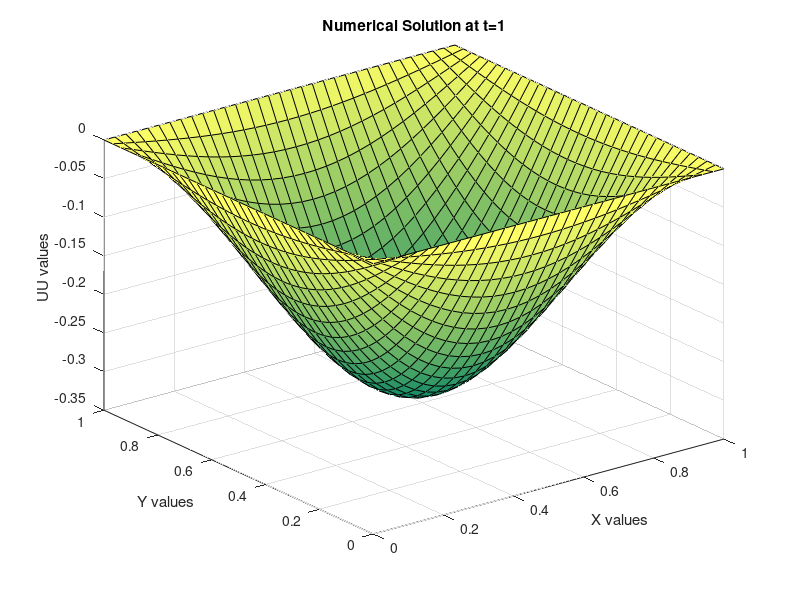
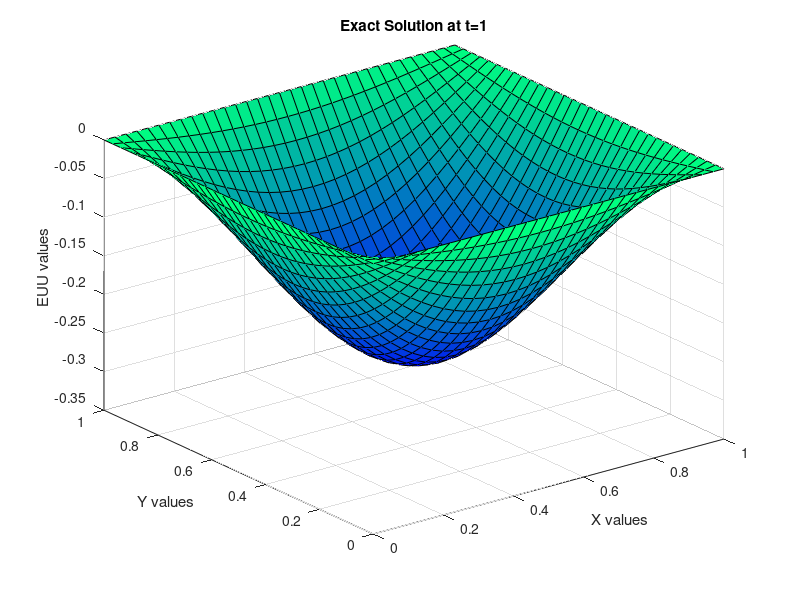

Here is the MATLAB script that generated these plots, in order:
%--------------------------------
%Name= Kshitij Bahukhandi
%Roll NO.= SAU/AM(M)/2022/06
%LAB:- 21
%SOUTH ASIAN UNIVERSITY
% Numerical Solution of 2D Wave Equation - ADI Method of O(k2+h2)
% Unconditionally Stable
% Utt=Uxx+Uyy, % U(x,y,t)=cos(sqrt(2)*pi*t)*sin(pi*x)*sin(pi*y)
%-----------------------------
  clear all;  % clear all variables in memory
  P=1.6;
  GAMA=0.5;
  P0=-GAMA*P*P;
  LL=32;   % LL=16, LL=32, Ll=64
  MM=LL;
  JJ=20;  % JJ=20, JJ=40, JJ=80,  %Solution at t=1 
  H=1.0/LL;
  K=P*H;
  disp('Numerical Solution of 2D Wave Equation - ADI Method');
  disp('    ');
  fprintf('LL=%4.2f, K=%6.4f, P=%6.2f \n',LL,K,P);
  disp('  ');
  % Dimensions
  X=zeros(1,LL+1);Y=zeros(1,MM+1); T=zeros(1,JJ+1); 
  SUB=zeros(1,LL+1);DIAG=zeros(1,LL+1);SUP=zeros(1,LL+1);RH=zeros(1,LL+1);
  U=zeros(LL+1,MM+1,JJ+1);EU=zeros(LL+1,MM+1,JJ+1);US=zeros(LL+1,MM+1);
  NU=zeros(LL+1,MM+1,JJ+1);
  % Formation of Nodal Points
    for L=1:LL+1
        for M=1:MM+1
            for J=1:JJ+1
                X(L)=(L-1)*H;
                Y(M)=(M-1)*H;
                T(J)=(J-1)*K; 
            end
        end      
    end 
    % Exact Solution & RHS function
    for L=1:LL+1
        for M=1:MM+1
            for J=1:JJ+1
                EU(L,M,J)=cos(sqrt(2)*pi*T(J))*sin(pi*X(L))*sin(pi*Y(M));
            end
        end
    end
    % Initial conditions
    for L=1:LL+1
        for M=1:MM+1
            U(L,M,1)=EU(L,M,1);
            U(L,M,2)=EU(L,M,2);
           NU(L,M,1)=EU(L,M,1);
           NU(L,M,2)=EU(L,M,2);
        end
    end
    %  Solution at advanced time level
     tic  % CPU time starts
    for J=2:JJ
       % LEES ADI Method
         % Boundary conditions
         for L=1:LL+1
             for M=1:MM+1
                 U(L,1,3)=EU(L,1,J+1);
                 U(L,MM+1,3)=EU(L,MM+1,J+1);
                 U(1,M,3)=EU(1,M,J+1);
                 U(LL+1,M,3)=EU(LL+1,M,J+1);
             end
         end
         % Intermediate Boundary Conditions
       for L=2:LL
           for M=1:MM:MM+1   %IB=1,2
               U0=U(L,M,3);
               U1=U(L+1,M,3);
               U2=U(L-1,M,3);
               R0=U(L,M,2);
               R1=U(L+1,M,2);
               R2=U(L-1,M,2);
               S0=U(L,M,1);
               S1=U(L+1,M,1);
               S2=U(L-1,M,1);
               T0=U0-2*R0+S0;
               U9=U1+U2-2*U0;
               R9=R1+R2-2*R0;
               S9=S1+S2-2*S0;
               US(L,M)=T0+P0*(U9-2*R9+S9);
           end
       end 
       % Solution at Intermediate Step
       for L=2:LL
           for M=2:MM
               %F0=F(L,M,J);
               R0=U(L,M,2);
               R1=U(L+1,M,2);
               R2=U(L-1,M,2);
               R3=U(L,M+1,2);
               R4=U(L,M-1,2);
               R9=R1+R2-2*R0;
               R10=R3+R4-2*R0;
               SUB(M)=P0;
               DIAG(M)=1-2*P0;
               SUP(M)=P0;
               RH(M)=P*P*(R9+R10);
           end     
               RH(2)=RH(2)-SUB(2)*US(L,1);
               RH(MM)=RH(MM)-SUP(MM)*US(L,MM+1);
               SUB(2)=0.0;
               SUP(MM)=0.0;
       % Tri-diagonal solver
               SUP(2)=SUP(2)/DIAG(2);
               RH(2)=RH(2)/DIAG(2);
           for M=3:MM-1
               SUP(M)=SUP(M)/(DIAG(M)-SUB(M)*SUP(M-1));
           end
           for M=3:MM
               RH(M)=(RH(M)-SUB(M)*RH(M-1))/(DIAG(M)-SUB(M)*SUP(M-1));
           end
               US(L,MM)=RH(MM);
           for M=2:MM-1
               US(L,MM-M+1)=RH(MM-M+1)-SUP(MM-M+1)*US(L,MM-M+2);
           end
       end
       % Solution at Main Time Step
       for M=2:MM
           for L=2:LL
               R0=U(L,M,2);
               R1=U(L+1,M,2);
               R2=U(L-1,M,2);
               S0=U(L,M,1);
               S1=U(L+1,M,1);
               S2=U(L-1,M,1);
               R9=R1+R2-2*R0;
               S9=S1+S2-2*S0;
               SUB(L)=P0;
               DIAG(L)=1-2*P0;
               SUP(L)=P0;
               RH(L)=US(L,M)+2*R0-S0+P0*(2*R9-S9); 
           end
               RH(2)=RH(2)-SUB(2)*U(1,M,3);
               RH(LL)=RH(LL)-SUP(LL)*U(LL+1,M,3);
               SUB(2)=0.0;
               SUP(LL)=0.0;
       % Tri-diagonal solver
               SUP(2)=SUP(2)/DIAG(2);
               RH(2)=RH(2)/DIAG(2);
           for L=3:LL-1
               SUP(L)=SUP(L)/(DIAG(L)-SUB(L)*SUP(L-1));
           end
           for L=3:LL
               RH(L)=(RH(L)-SUB(L)*RH(L-1))/(DIAG(L)-SUB(L)*SUP(L-1));
           end
               U(LL,M,3)=RH(LL);
           for L=2:LL-1
               U(LL-L+1,M,3)=RH(LL-L+1)-SUP(LL-L+1)*U(LL-L+2,M,3);
           end
       end
       %  Numerical solution for Graph
       for L=1:LL+1
           for M=1:MM+1
               NU(L,M,J+1)=U(L,M,3);
           end
       end
  % Calculate Errors
               MAU=0.0;
               RMU=0.0;
        for L=2:LL
            for M=2:MM
                ERU=abs(NU(L,M,J+1)-EU(L,M,J+1));
                RMU=RMU+ERU^2;
                if MAU<=ERU, MAU=ERU; end
            end
        end
                RMU=sqrt(RMU/((LL-1)*(MM-1)));
     % Print errors
       fprintf('T=%6.4f,MAU=%10.4e, RMU=%10.4e\n',J*K,MAU,RMU);
      % Set New Initial Conditions
      for L=1:LL+1
          for M=1:MM+1
              U(L,M,1)=U(L,M,2);
              U(L,M,2)=U(L,M,3);
          end
      end
    end
  disp('  ');
   toc  % CPU time ends
     % Plot the results at t=1
  for L=1:LL+1
      for M=1:MM+1
          UU(L,M)=NU(L,M,JJ+1);
          EUU(L,M)=cos(sqrt(2)*pi)*sin(pi*X(L))*sin(pi*Y(M));
      end
  end
  figure (1);
  colormap summer;
  surf(X,Y,UU);
  xlabel('X values');
  ylabel('Y values');
  zlabel('UU values');
  title('Numerical Solution at t=1')
  figure (2);
  colormap winter;
  surf(X,Y,EUU);
  xlabel('X values');
  ylabel('Y values');
  zlabel('EUU values');
  title('Exact Solution at t=1')


         
       
        
